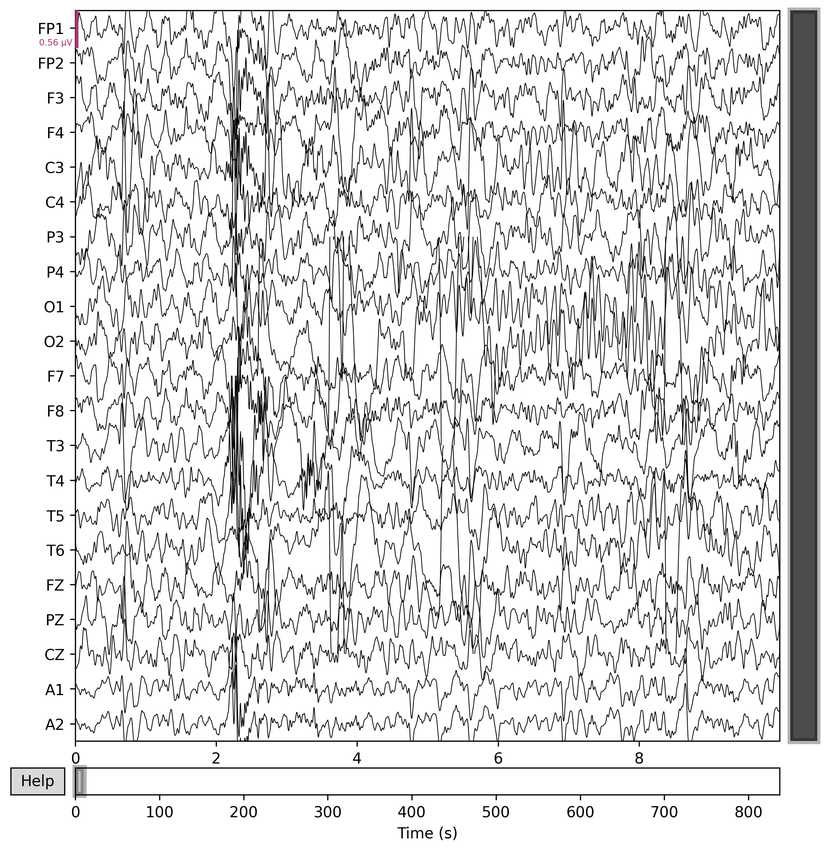
#> input picture GITHUB FYP/src/analysis/eeg_plot.png, 828 x 852 px, shrunk from 2310 x 2379 before the run, found by its file name
$ python overlay_clusters_on_eeg.py
#> lines starting #> are read from the running program, lines starting #| are printed output that depends on the picture
import json
import numpy as np
import matplotlib.pyplot as plt
import cv2

EEG_IMAGE_PATH = r"C:\Users\ahmed\OneDrive\FINAL PROJECT\src\analysis\eeg_plot.png"
CLUSTER_FILE_PATH = r"C:\Users\ahmed\OneDrive\FINAL PROJECT\src\analysis\cluster_centers.json"

def main():
    image = cv2.imread(EEG_IMAGE_PATH)
#> image is the input picture: shape (852, 828, 3); mean B, G, R 220.2, 220.2, 220.2
    image = cv2.cvtColor(image, cv2.COLOR_BGR2RGB)

    with open(CLUSTER_FILE_PATH, "r") as f:
#> (reads GITHUB FYP/src/analysis/cluster_centers.json from the repository)
        data = json.load(f)

    clusters = np.array(data["clusters"])

    plt.figure(figsize=(8,6))
    plt.imshow(image)

    h, w, _ = image.shape
#> h = 852; w = 828

    x = clusters[:,0]
    y = clusters[:,1]

    x_norm = (x - x.min()) / (x.max() - x.min()) * w
#> x_norm = [0, 828, 660.1]
    y_norm = (y - y.min()) / (y.max() - y.min()) * h
#> y_norm = [0, 852, 91.87]

    plt.scatter(
        x_norm,
        y_norm,
        color="red",
        marker="X",
        s=150,
        label="Gaze Cluster Centers"
    )

    plt.title("Gaze Attention on EEG Image")
    plt.legend()
    plt.axis("off")
    plt.show()
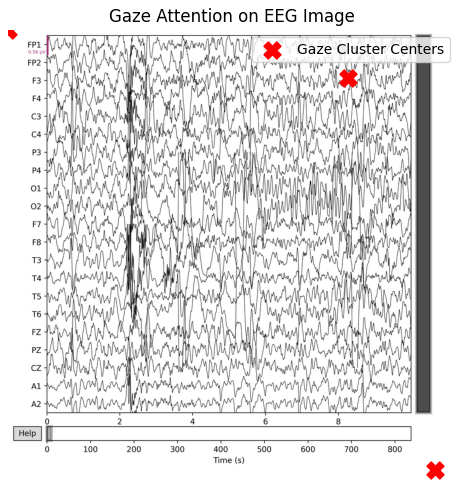
#> figure drawn by matplotlib, 1 panel

if __name__ == "__main__":
    main()
